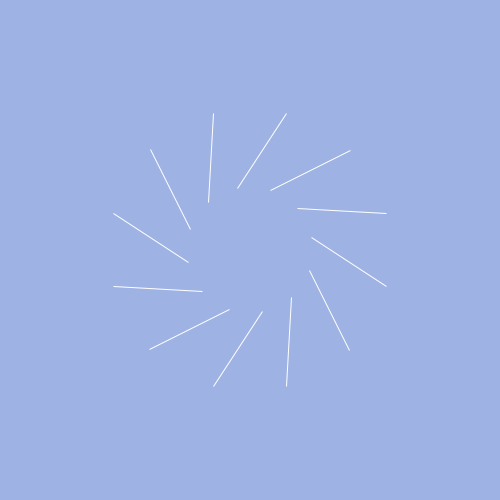
Frame 1 (no input)
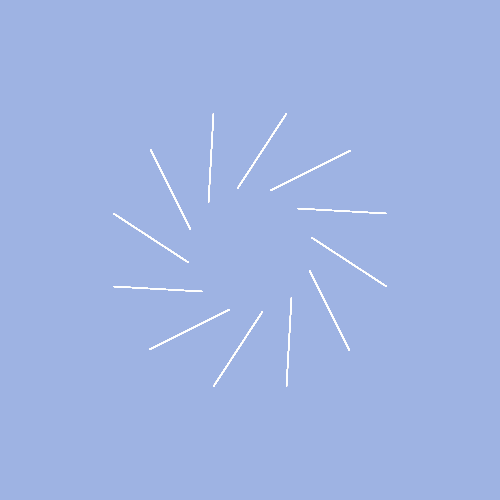
Frame 60 (the mouse pressed at the canvas centre just before this capture)
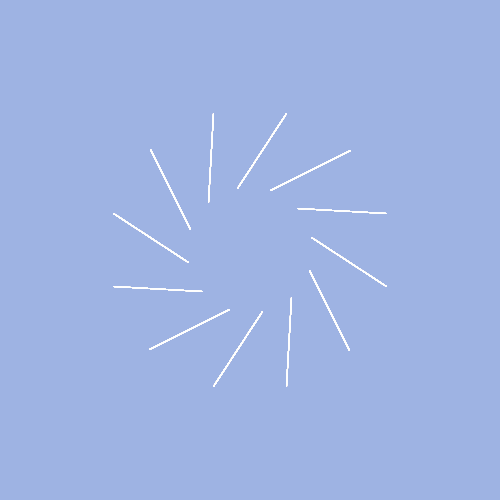
Frame 120 (the mouse held since frame 60 and released just before this capture)

The Processing sketch that drew these frames (run headless with seeded random() and noise(); from frame 60 on, the mouse is pressed at the canvas centre):

// Processing sketch: processing_85062
// ── processing_85062.pde

void setup()
{
size(500,500);
background(158,179,227);
smooth(); 
}

void draw()

{
translate(width/2, height/2);
for (int i=0;i<360;i+=30){
rotate(radians(30)); 
stroke(255);
noFill();
triangle (100,100,60,20,100,100);
}

}
